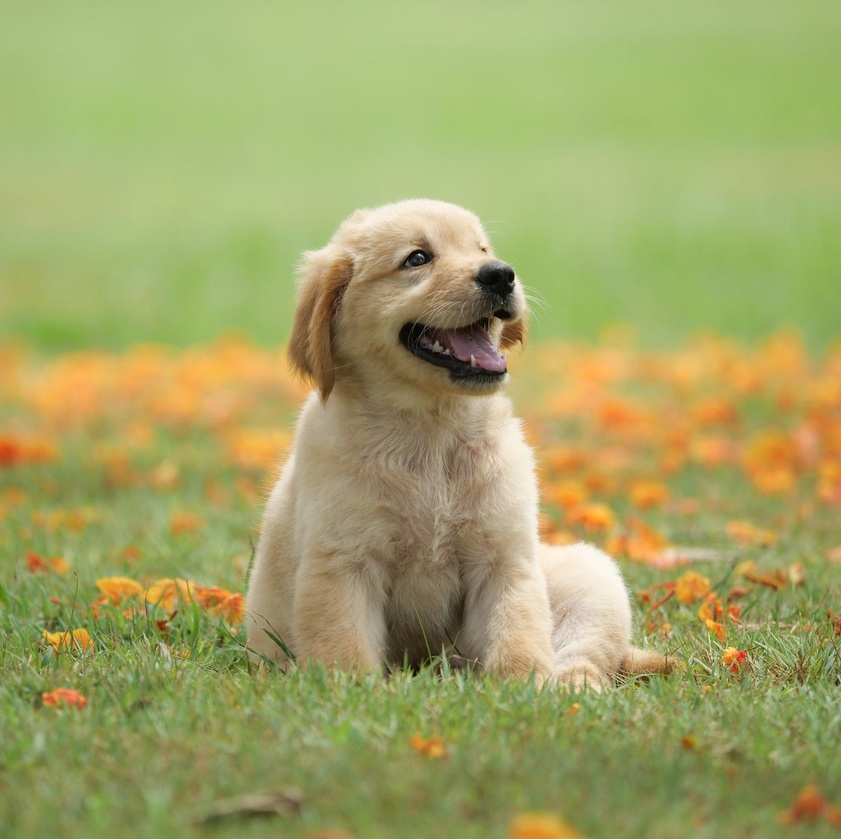
#> input picture lab-session/03-edge-and-region/data/dog1.jpg, 841 x 839 px, shrunk from 1200 x 1197 before the run
$ python 02_contour_detection.py
#> lines starting #> are read from the running program, lines starting #| are printed output that depends on the picture; after the words box and inside, x2 and y2 are one past the last pixel; in counts of white or black regions, pixels touching at a corner belong together
from pathlib import Path
import sys

import cv2
import numpy as np


BASE_DIR = Path(__file__).resolve().parents[1]
DATA_DIR = BASE_DIR / "data"
OUTPUT_DIR = BASE_DIR / "outputs"
OUTPUT_DIR.mkdir(exist_ok=True)


def main() -> None:
    image_path = DATA_DIR / "dog1.jpg"
    image = cv2.imread(str(image_path))
#> image is the input picture: shape (839, 841, 3); mean B, G, R 102.4, 164.3, 161.9

    if image is None:
        sys.exit(f"Could not open image: {image_path}")

    gray = cv2.cvtColor(image, cv2.COLOR_BGR2GRAY)
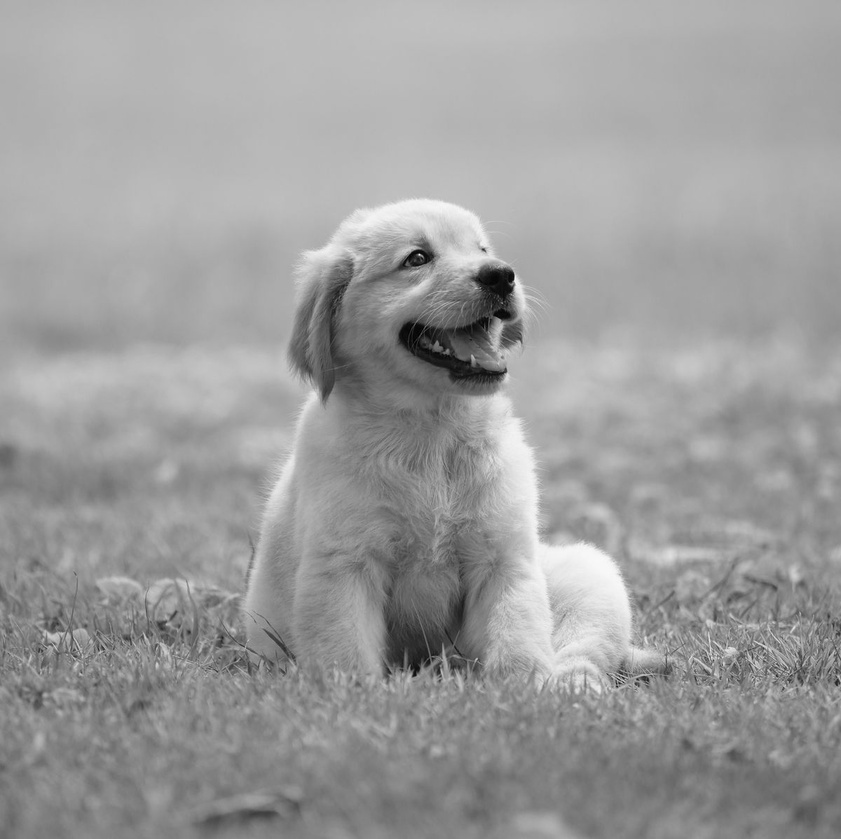
#> gray: shape (839, 841); min 0, max 250, mean 156.5
    canny = cv2.Canny(gray, 100, 200)
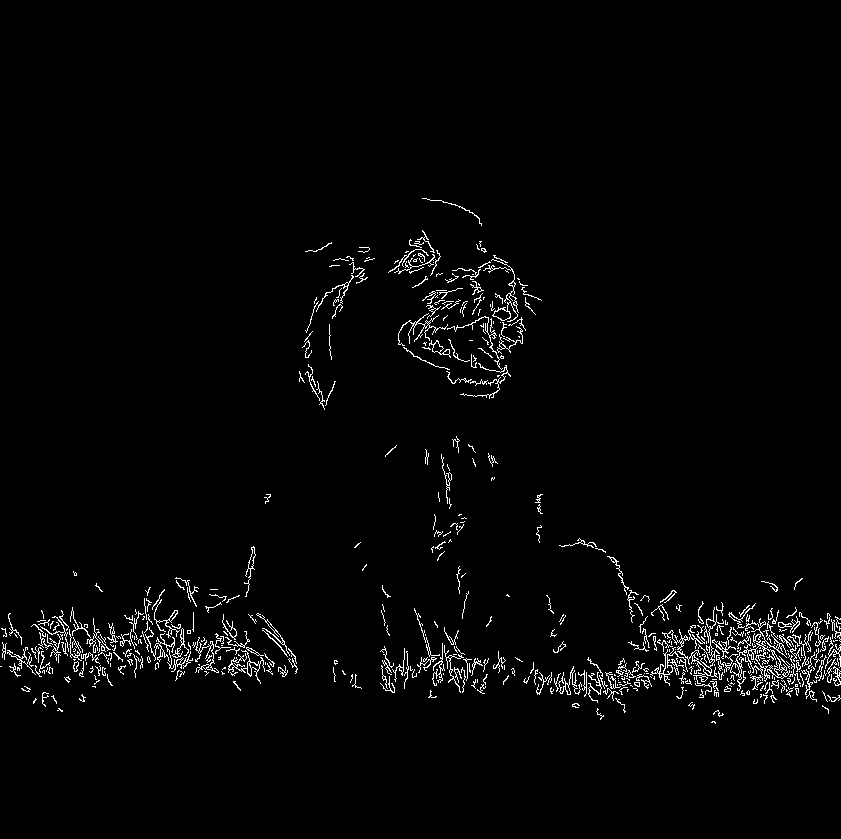
#> canny: shape (839, 841); 2.2% white in thin lines or dots, all inside (x1, y1, x2, y2) = (0, 198, 841, 724)
    contours, _ = cv2.findContours(canny, cv2.RETR_LIST, cv2.CHAIN_APPROX_NONE)
#> contours = 727 contours, 659 with area under 20; largest, box (x1, y1, x2, y2) and area: (730, 618, 790, 691) 976, (755, 648, 781, 677) 324, (662, 607, 724, 684) 266, (483, 259, 519, 322) 203, (747, 645, 765, 670) 176

    contour_image = image.copy()
    long_contours = [cnt for cnt in contours if cnt.shape[0] > 100]
#> long_contours = 48 contours, 14 with area under 20; largest, box (x1, y1, x2, y2) and area: (730, 618, 790, 691) 976, (755, 648, 781, 677) 324, (662, 607, 724, 684) 266, (483, 259, 519, 322) 203, (228, 650, 265, 684) 152
    cv2.drawContours(contour_image, long_contours, -1, (0, 255, 0), 2)
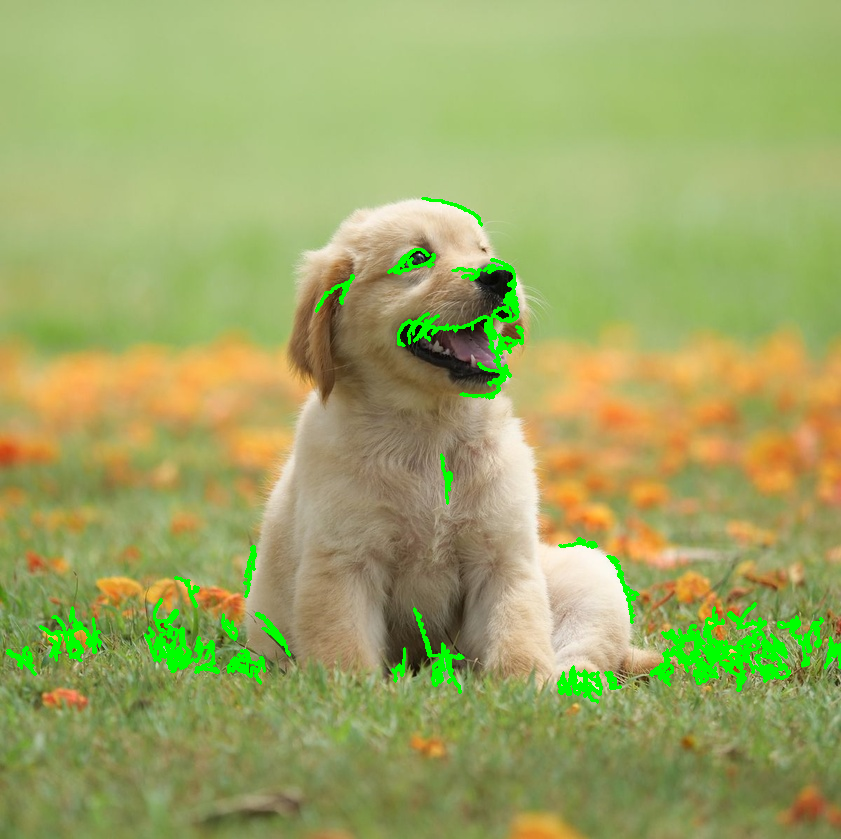
#> contour_image: shape (839, 841, 3); 2.65% of pixels changed, all inside (x1, y1, x2, y2) = (6, 197, 841, 704)

    merged = np.hstack([image, cv2.cvtColor(canny, cv2.COLOR_GRAY2BGR), contour_image])
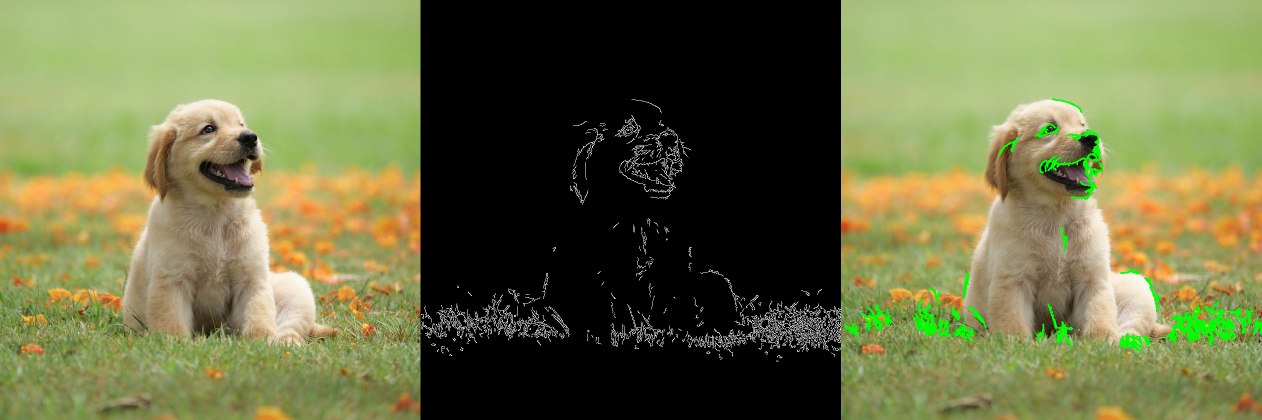
#> merged: shape (839, 2523, 3) (shown at 1/2 size); mean B, G, R 69.3, 112.4, 108.5
    output_path = OUTPUT_DIR / "contour_detection.png"
    cv2.imwrite(str(output_path), merged)

    cv2.imshow("Original | Canny | Contours", merged)
    cv2.waitKey(0)
    cv2.destroyAllWindows()
    print(f"Detected contours: {len(long_contours)}")
#| Detected contours: 48
    print(f"Saved contour visualization to: {output_path}")


if __name__ == "__main__":
    main()
